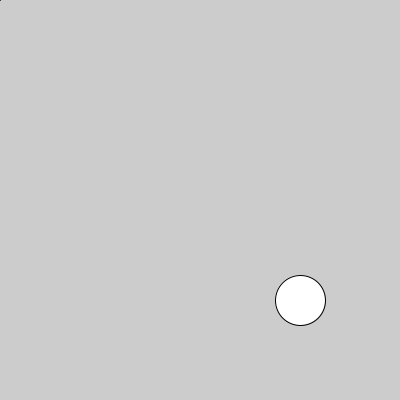
Frame 1 (no input)
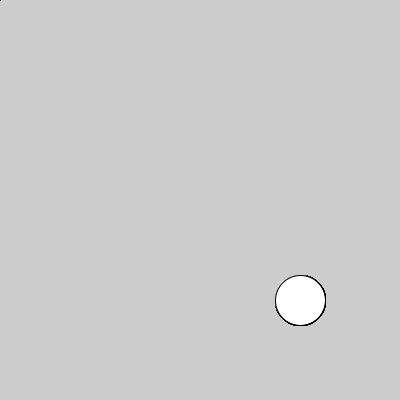
Frame 60 (the mouse pressed at the canvas centre just before this capture)
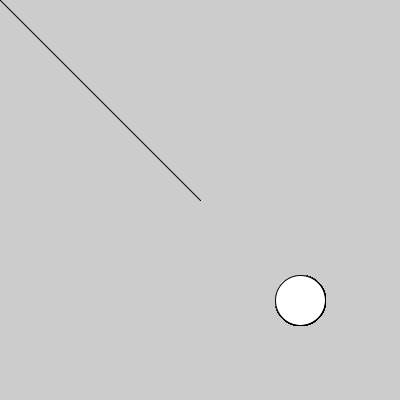
Frame 120 (the mouse held since frame 60 and released just before this capture)

The Processing sketch that drew these frames (run headless with seeded random() and noise(); from frame 60 on, the mouse is pressed at the canvas centre):

// Processing sketch: clase_04_18_2023_condicionales_boton
// ── clase_04_18_2023_condicionales_boton.pde
void setup() {
  size(400, 400);
}
void draw() {
  //background(200);
  stroke(0);
  line(pmouseX, pmouseY, mouseX, mouseY);
  
  //Dibujar boton
  ellipse(300,300,50,50);
}

void mousePressed(){
  if(dist(mouseX, mouseY, 300,300) < 25){
    background(200);
  }
}
